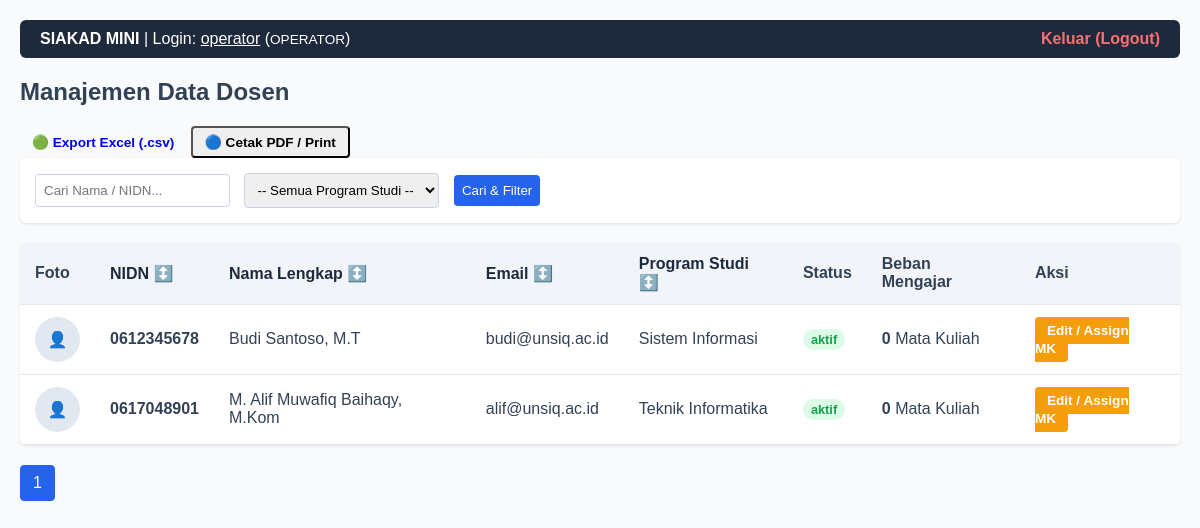
Page /index.php (signed in) on the committed database.
### tables this page shows
CREATE TABLE `dosen` (
  `id` int(10) UNSIGNED NOT NULL,
  `nidn` char(10) NOT NULL,
  `nama` varchar(100) NOT NULL,
  `email` varchar(120) NOT NULL,
  `program_studi` enum('Teknik Informatika','Sistem Informasi','Teknik Elektro') NOT NULL,
  `foto` varchar(255) DEFAULT NULL,
  `status` enum('aktif','nonaktif') NOT NULL DEFAULT 'aktif',
  `created_at` timestamp NOT NULL DEFAULT current_timestamp(),
  `updated_at` timestamp NOT NULL DEFAULT current_timestamp() ON UPDATE current_timestamp(),
  `deleted_at` timestamp NULL DEFAULT NULL
);

### src/DosenRepository.php (called while the page is built, shortened)
<?php
class DosenRepository {
    private PDO $db;
    public function __construct(PDO $db) {
        $this->db = $db;
    }
    public function getAllActive(string $search, string $studi, string $sortCol, string $sortDir, int $limit, int $offset): array {
        $allowedCols = ['nama', 'nidn', 'email', 'program_studi', 'status'];
        $sortCol = in_array($sortCol, $allowedCols, true) ? $sortCol : 'nama';
        $sortDir = strtoupper($sortDir) === 'DESC' ? 'DESC' : 'ASC';
        $sql = "SELECT d.*, COUNT(dm.matakuliah_id) as total_mk
                FROM dosen d
                LEFT JOIN dosen_matakuliah dm ON d.id = dm.dosen_id
                WHERE d.deleted_at IS NULL";
        $params = [];
        $sql .= " GROUP BY d.id ORDER BY d.{$sortCol} {$sortDir} LIMIT :limit OFFSET :offset";
        $stmt = $this->db->prepare($sql);
        $stmt->bindValue(':limit', $limit, PDO::PARAM_INT);
        $stmt->bindValue(':offset', $offset, PDO::PARAM_INT);
        $stmt->execute();
        return $stmt->fetchAll();
    }
    public function countActive(string $search, string $studi): int {
        $sql = "SELECT COUNT(*) FROM dosen WHERE deleted_at IS NULL";
        $params = [];
        $stmt = $this->db->prepare($sql);
        $stmt->execute($params);
        return (int) $stmt->fetchColumn();
    }
}

### public/index.php (the view, shortened to what this page needs)
<?php
require_once __DIR__ . '/../src/DosenRepository.php';
$db = Database::getConnection();
$repo = new DosenRepository($db);
$search  = trim($_GET['q'] ?? '');
$studi   = trim($_GET['studi'] ?? '');
$sortCol = trim($_GET['sort'] ?? 'nama');
$sortDir = trim($_GET['dir'] ?? 'ASC');
$page      = max(1, (int)($_GET['page'] ?? 1));
$limit     = 5;
$offset    = ($page - 1) * $limit;
$dosenList = $repo->getAllActive($search, $studi, $sortCol, $sortDir, $limit, $offset);
$totalData = $repo->countActive($search, $studi);
$totalPages = ceil($totalData / $limit);
$nextDir = ($sortDir === 'ASC') ? 'DESC' : 'ASC';
?>
<!DOCTYPE html>
<html lang="id">
<head>
</head>
<body>
<div class="navbar">
    <div>
        <strong>SIAKAD MINI</strong> | Login: <u><?= htmlspecialchars($_SESSION['username'], ENT_QUOTES, 'UTF-8') ?></u>
        (<span style="text-transform: uppercase; font-size: 0.85rem;"><?= htmlspecialchars($_SESSION['role'], ENT_QUOTES, 'UTF-8') ?></span>)
    </div>
    <div>
        <a href="logout.php">Keluar (Logout)</a>
    </div>
</div>
<h2>Manajemen Data Dosen</h2>
<div class="mb-3">
    <a href="export_excel.php" class="btn btn-success btn-sm">🟢 Export Excel (.csv)</a>
    <button onclick="window.print()" class="btn btn-secondary btn-sm">🔵 Cetak PDF / Print</button>
</div>
<div class="filter-box">
    <form method="GET" action="">
        <input type="text" name="q" placeholder="Cari Nama / NIDN..." value="<?= htmlspecialchars($search, ENT_QUOTES, 'UTF-8') ?>">
        <select name="studi">
            <option value="">-- Semua Program Studi --</option>
        </select>
        <button type="submit">Cari & Filter</button>
    </form>
</div>
<table>
    <thead>
        <tr>
            <th>Foto</th>
            <th><a href="?q=<?= urlencode($search) ?>&studi=<?= urlencode($studi) ?>&sort=nidn&dir=<?= $nextDir ?>">NIDN ↕️</a></th>
            <th><a href="?q=<?= urlencode($search) ?>&studi=<?= urlencode($studi) ?>&sort=nama&dir=<?= $nextDir ?>">Nama Lengkap ↕️</a></th>
            <th><a href="?q=<?= urlencode($search) ?>&studi=<?= urlencode($studi) ?>&sort=email&dir=<?= $nextDir ?>">Email ↕️</a></th>
            <th><a href="?q=<?= urlencode($search) ?>&studi=<?= urlencode($studi) ?>&sort=program_studi&dir=<?= $nextDir ?>">Program Studi ↕️</a></th>
            <th>Status</th>
            <th>Beban Mengajar</th>
            <th>Aksi</th>
        </tr>
    </thead>
    <tbody>
        <?php if (empty($dosenList)): ?>
            <tr><td colspan="8" style="text-align: center; color: #94a3b8;">Data dosen tidak ditemukan.</td></tr>
        <?php else: ?>
            <?php foreach ($dosenList as $dosen): ?>
                <tr>
                    <td>
                        <?php if (!empty($dosen['foto'])): ?>
                            <img src="../uploads/<?= htmlspecialchars($dosen['foto'], ENT_QUOTES, 'UTF-8') ?>" class="avatar" alt="Foto">
                        <?php else: ?>
                            <div class="avatar">👤</div>
                        <?php endif; ?>
                    </td>
                    <td><strong><?= htmlspecialchars($dosen['nidn'], ENT_QUOTES, 'UTF-8') ?></strong></td>
                    <td><?= htmlspecialchars($dosen['nama'], ENT_QUOTES, 'UTF-8') ?></td>
                    <td><?= htmlspecialchars($dosen['email'], ENT_QUOTES, 'UTF-8') ?></td>
                    <td><?= htmlspecialchars($dosen['program_studi'], ENT_QUOTES, 'UTF-8') ?></td>
                    <td>
                        <span style="padding: 3px 8px; border-radius: 12px; font-size: 0.8rem; font-weight: bold; background: <?= $dosen['status'] === 'aktif' ? '#dcfce7; color: #16a34a;' : '#fee2e2; color: #dc2626;' ?>">
                            <?= htmlspecialchars($dosen['status'], ENT_QUOTES, 'UTF-8') ?>
                        </span>
                    </td>
                    <td><strong><?= (int)$dosen['total_mk'] ?></strong> Mata Kuliah</td>
                    <td>
                        <a href="edit.php?id=<?= (int)$dosen['id'] ?>" class="btn btn-edit">Edit / Assign MK</a>
                    </td>
                </tr>
            <?php endforeach; ?>
        <?php endif; ?>
    </tbody>
</table>
<div class="pagination">
    <?php for ($i = 1; $i <= $totalPages; $i++): ?>
        <a href="?q=<?= urlencode($search) ?>&studi=<?= urlencode($studi) ?>&sort=<?= urlencode($sortCol) ?>&dir=<?= urlencode($sortDir) ?>&page=<?= $i ?>"
           class="<?= $page === $i ? 'active' : '' ?>"><?= $i ?></a>
    <?php endfor; ?>
</div>
</body>
</html>

### public/index.php (style rules this page uses)
body { font-family: sans-serif; margin: 20px; background: #f8fafc; color: #334155; }
.navbar { display: flex; justify-content: space-between; align-items: center; background: #1e293b; color: white; padding: 10px 20px; border-radius: 6px; margin-bottom: 20px; }
.navbar a { color: #f87171; text-decoration: none; font-weight: bold; }
.filter-box { background: white; padding: 15px; border-radius: 6px; box-shadow: 0 1px 3px rgba(0,0,0,0.1); margin-bottom: 20px; }
.filter-box input, .filter-box select, .filter-box button { padding: 8px; border: 1px solid #cbd5e1; border-radius: 4px; margin-right: 10px; }
.filter-box button { background: #2563eb; color: white; border: none; cursor: pointer; }
table { width: 100%; border-collapse: collapse; background: white; border-radius: 6px; overflow: hidden; box-shadow: 0 1px 3px rgba(0,0,0,0.1); }
th, td { padding: 12px 15px; text-align: left; border-bottom: 1px solid #e2e8f0; }
th { background: #f1f5f9; }
th a { text-decoration: none; color: #1e293b; font-weight: bold; }
.avatar { width: 45px; height: 45px; object-fit: cover; border-radius: 50%; background: #e2e8f0; display: inline-block; text-align: center; line-height: 45px; }
.btn { padding: 6px 12px; text-decoration: none; border-radius: 4px; font-size: 0.85rem; font-weight: bold; }
.btn-edit { background: #f59e0b; color: white; }
.pagination { margin-top: 20px; display: flex; gap: 5px; }
.pagination a { padding: 8px 12px; border: 1px solid #cbd5e1; background: white; text-decoration: none; color: #334155; border-radius: 4px; }
.pagination a.active { background: #2563eb; color: white; border-color: #2563eb; }

### rows in the picture
dosen: nidn "0612345678", nama "Budi Santoso, M.T", email "budi@unsiq.ac.id", program_studi "Sistem Informasi", status "aktif", total_mk "0"
dosen: nidn "0617048901", nama "M. Alif Muwafiq Baihaqy, M.Kom", email "alif@unsiq.ac.id", program_studi "Teknik Informatika", status "aktif", total_mk "0"

### other values in the picture
$_SESSION['username'] "operator"
$_SESSION['role'] "OPERATOR"
